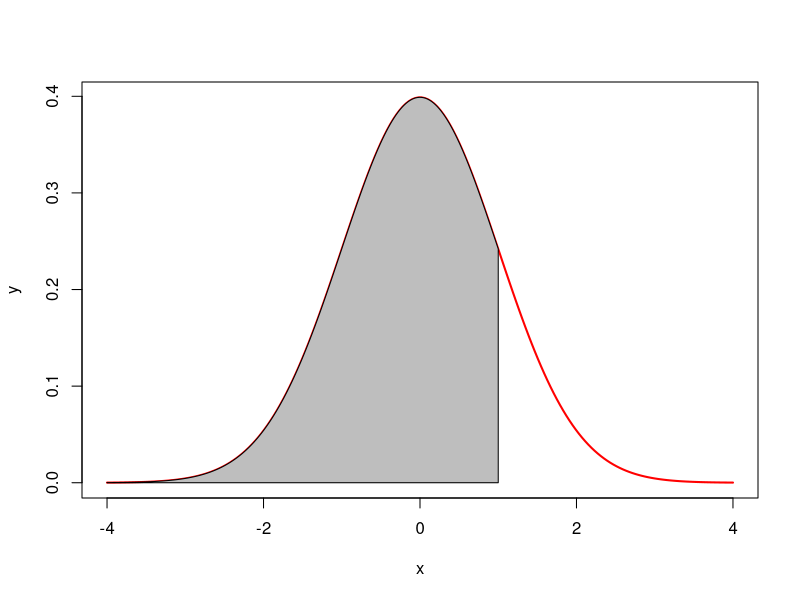
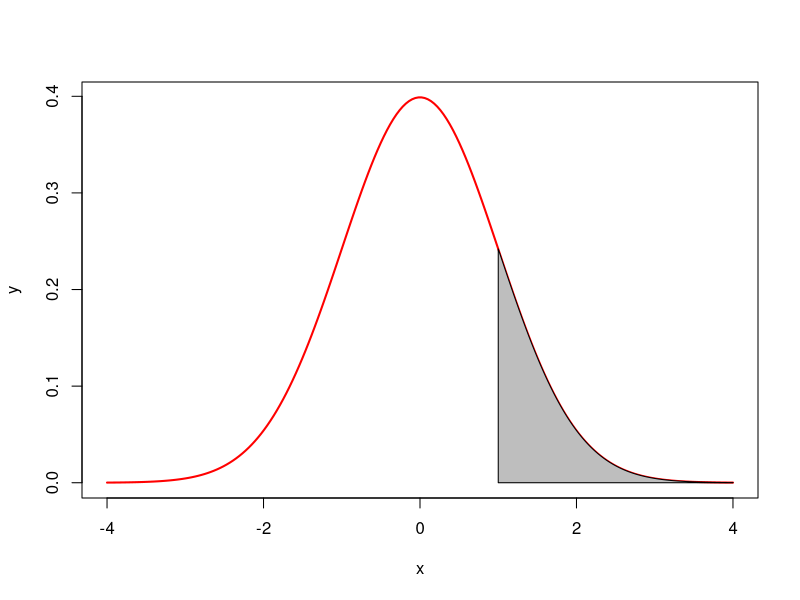
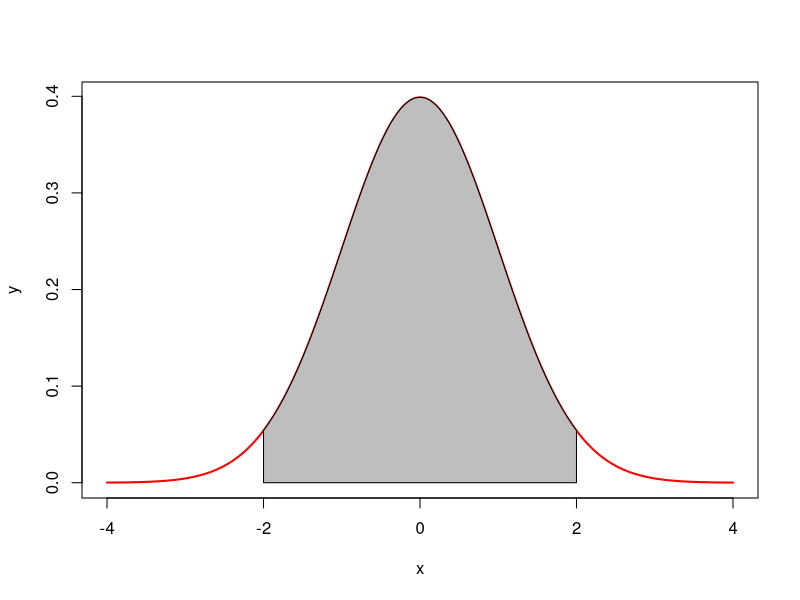
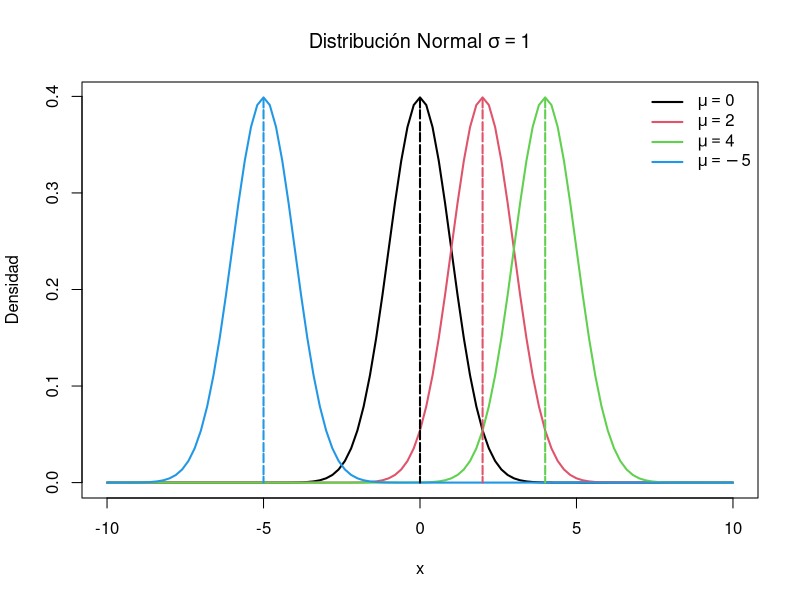
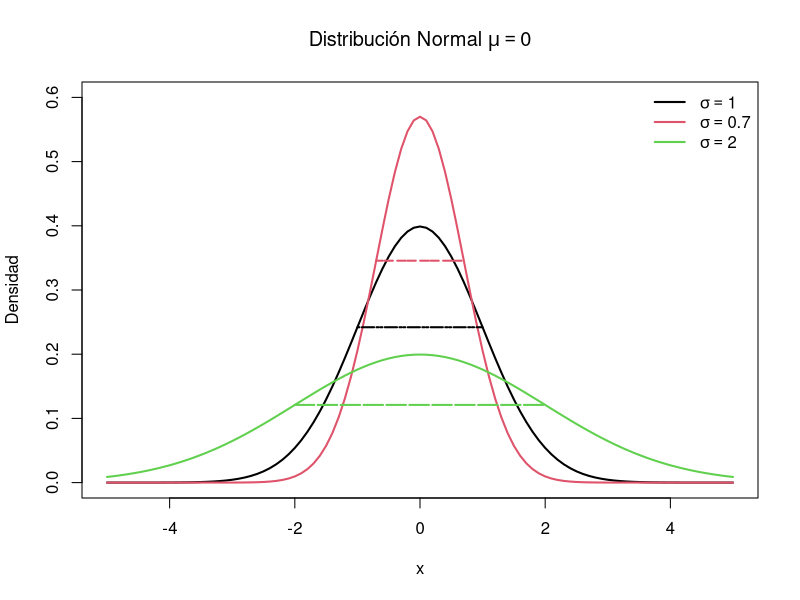

The R script that drew these images, in order: (Note: this script raises an error after producing the figures.)
## ---- chunk 1
knitr::opts_chunk$set(echo = TRUE,
                      warning = FALSE,
                      eval = TRUE,
                      message = FALSE,
                      fig.align = "center")

library(ggplot2)
tema_gg <- theme_linedraw() +
  theme(axis.title.x = element_text(size = 5),
        axis.title.y = element_text(size = 5),
        plot.title = element_text(size = 8))
## ---- chunk 2
#P(X < 1)
pexp(q = 1, rate = 3, lower.tail = TRUE)

#P(X > 1.5)
pexp(q = 1.5, rate = 3, lower.tail = FALSE)

#P(X > 1.5)
1 - pexp(q = 1.5, rate = 3, lower.tail = TRUE)
## ---- chunk 3
x <- seq(-4, 4, length = 200)
y <- dnorm(x)
plot(x,y,type = "l", lwd = 2, col = "red")
x <- seq(-4, 1, length = 200)
y <- dnorm(x)
polygon(c(-4, x, 1), c(0, y, 0), col = "gray")
## ---- chunk 4
x <- seq(-4, 4, length = 200)
y <- dnorm(x)
plot(x,y,type = "l", lwd = 2, col = "red")
x <- seq(4, 1, length = 200)
y <- dnorm(x)
polygon(c(4, x, 1), c(0, y, 0), col = "gray")
## ---- chunk 5
x <- seq(-4, 4, length = 200)
y <- dnorm(x)
plot(x,y,type = "l", lwd = 2, col = "red")
x <- seq(-2, 2, length = 200)
y <- dnorm(x)
polygon(c(-2, x, 2), c(0, y, 0), col = "gray")
## ---- chunk 6
mu<-c(0,2,4,-5);
curve(dnorm(x),xlim=c(-10,10),main=expression('Distribución Normal '*sigma==1),lwd=2,
     ylab='Densidad')
curve(dnorm(x,2,1),col=2,lwd=2,add=T)
curve(dnorm(x,4,1),col=3,lwd=2,add=T)
curve(dnorm(x,-5,1),col=4,lwd=2,add=T)
for(i in 1:4){polygon(c(mu[i],mu[i]),c(0,dnorm(mu[i],mu[i],1)),border=i,lty=4,lwd=2)}
legend('toprigh',lty=1,col=1:4,lwd=2,legend=c(expression(mu==0),expression(mu==2),
                                              expression(mu==4),expression(mu==-5)), bty = "n")
## ---- chunk 7
sig<-c(1,0.7,2);sig<-cbind(-sig,sig)
curve(dnorm(x),lwd=2,ylim=c(0,0.6),xlim = c(-5,5),ylab='Densidad',
     main=expression('Distribución Normal '*mu==0))
curve(dnorm(x,0,sig[2,2]),col=2,lwd=2,add=T)
curve(dnorm(x,0,sig[3,2]),col=3,lwd=2,add=T)
for(i in 1:3){polygon(sig[i,],dnorm(sig[i,],0,sig[i,2]),border = i,lty=4,lwd=2)}
legend('toprigh',lty=1,col=1:3,lwd=2,legend=c(expression(sigma==1),expression(sigma==0.7),
                                              expression(sigma==2)), bty = "n")
## ---- chunk 8
knitr::include_graphics("images/normal.png")
## ---- chunk 9
knitr::include_graphics("images/z1.png")
## ---- chunk 10
knitr::include_graphics("images/z2.png")
## ---- chunk 11
pz_menor0.5 <- pnorm(q = 0.5)
pz_menor_menos0.5 <- pnorm(q = -0.5)
pz_menor0.5 - pz_menor_menos0.5
## ---- chunk 12
curve(dnorm(x),xlim=c(-5,5),main='Distribución t-Student',ylab='Densidad',lwd=2)
curve(dt(x,df = 1),col=2,add=T,lwd=2)
curve(dt(x,df = 2),col=3,add=T,lwd=2)
curve(dt(x,df = 5),col=4,add=T,lwd=2)

legend('toprigh',lty=1,col=1:4,lwd=2,cex=0.9,
       legend=c('Normal (0,1)','Cauchy','t(v=2)','t(v=5)'), bty = "n")
## ---- chunk 13
# Respuesta A
pexp(q = 100, rate = 1/140)
## ---- chunk 14
#Respuesta B
pexp(q = 50, rate = 1/140, lower.tail = FALSE)
## ---- chunk 15
#Respuesta C (en días)
qexp(p = 0.90, rate = 1/140)
## ---- chunk 16
Respuesta_A <- pexp(q = 20, rate = 1/16)
Respuesta_B <- pexp(q = 25, rate = 1/16) - pexp(q = 5, rate = 1/16)
Respuesta_C <- qexp(p = 0.80, rate = 1/16)
## ---- chunk 17
Respuesta_A
Respuesta_B
Respuesta_C
## ---- chunk 18
Respuesta_A <-  pnorm(q = 259, mean = 255, sd = 10)
Respuesta_B <- pnorm(q = 244, mean = 255, sd = 10)
Respuesta_C <- pnorm(q = 263, mean = 255, sd = 10, lower.tail = FALSE)
## ---- chunk 19
Respuesta_A
Respuesta_B
Respuesta_C    
